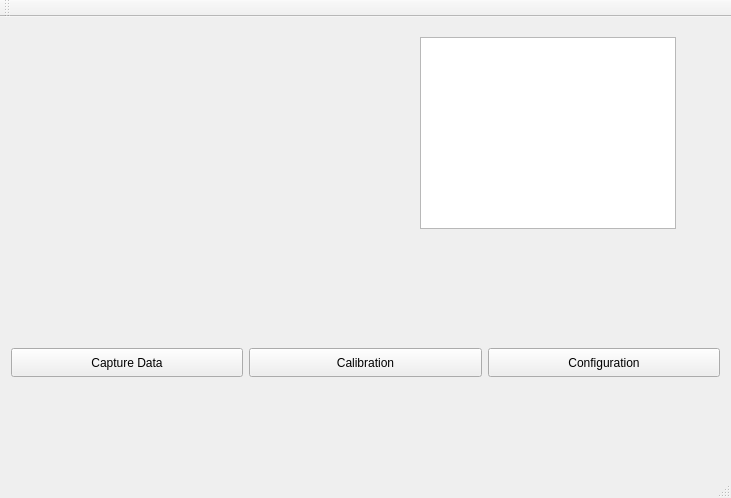
<?xml version="1.0" encoding="UTF-8"?>
<ui version="4.0">
 <class>MainWindow</class>
 <widget class="QMainWindow" name="MainWindow">
  <property name="geometry">
   <rect>
    <x>0</x>
    <y>0</y>
    <width>731</width>
    <height>498</height>
   </rect>
  </property>
  <property name="windowTitle">
   <string>MainWindow</string>
  </property>
  <widget class="QWidget" name="centralWidget">
   <widget class="QGraphicsView" name="graphicsView">
    <property name="geometry">
     <rect>
      <x>420</x>
      <y>20</y>
      <width>256</width>
      <height>192</height>
     </rect>
    </property>
   </widget>
   <widget class="QWidget" name="horizontalLayoutWidget">
    <property name="geometry">
     <rect>
      <x>0</x>
      <y>320</y>
      <width>731</width>
      <height>51</height>
     </rect>
    </property>
    <layout class="QHBoxLayout" name="horizontalLayout">
     <item>
      <widget class="QPushButton" name="CaptureData_Button">
       <property name="sizePolicy">
        <sizepolicy hsizetype="Minimum" vsizetype="Preferred">
         <horstretch>0</horstretch>
         <verstretch>0</verstretch>
        </sizepolicy>
       </property>
       <property name="text">
        <string>Capture Data</string>
       </property>
      </widget>
     </item>
     <item>
      <widget class="QPushButton" name="Calibration_Button">
       <property name="sizePolicy">
        <sizepolicy hsizetype="Minimum" vsizetype="Preferred">
         <horstretch>0</horstretch>
         <verstretch>0</verstretch>
        </sizepolicy>
       </property>
       <property name="text">
        <string>Calibration</string>
       </property>
      </widget>
     </item>
     <item>
      <widget class="QPushButton" name="Configuration_Button">
       <property name="sizePolicy">
        <sizepolicy hsizetype="Minimum" vsizetype="Preferred">
         <horstretch>0</horstretch>
         <verstretch>0</verstretch>
        </sizepolicy>
       </property>
       <property name="text">
        <string>Configuration</string>
       </property>
      </widget>
     </item>
    </layout>
   </widget>
  </widget>
  <widget class="QToolBar" name="mainToolBar">
   <attribute name="toolBarArea">
    <enum>TopToolBarArea</enum>
   </attribute>
   <attribute name="toolBarBreak">
    <bool>false</bool>
   </attribute>
  </widget>
  <widget class="QStatusBar" name="statusBar"/>
 </widget>
 <layoutdefault spacing="6" margin="11"/>
 <resources/>
 <connections/>
</ui>
